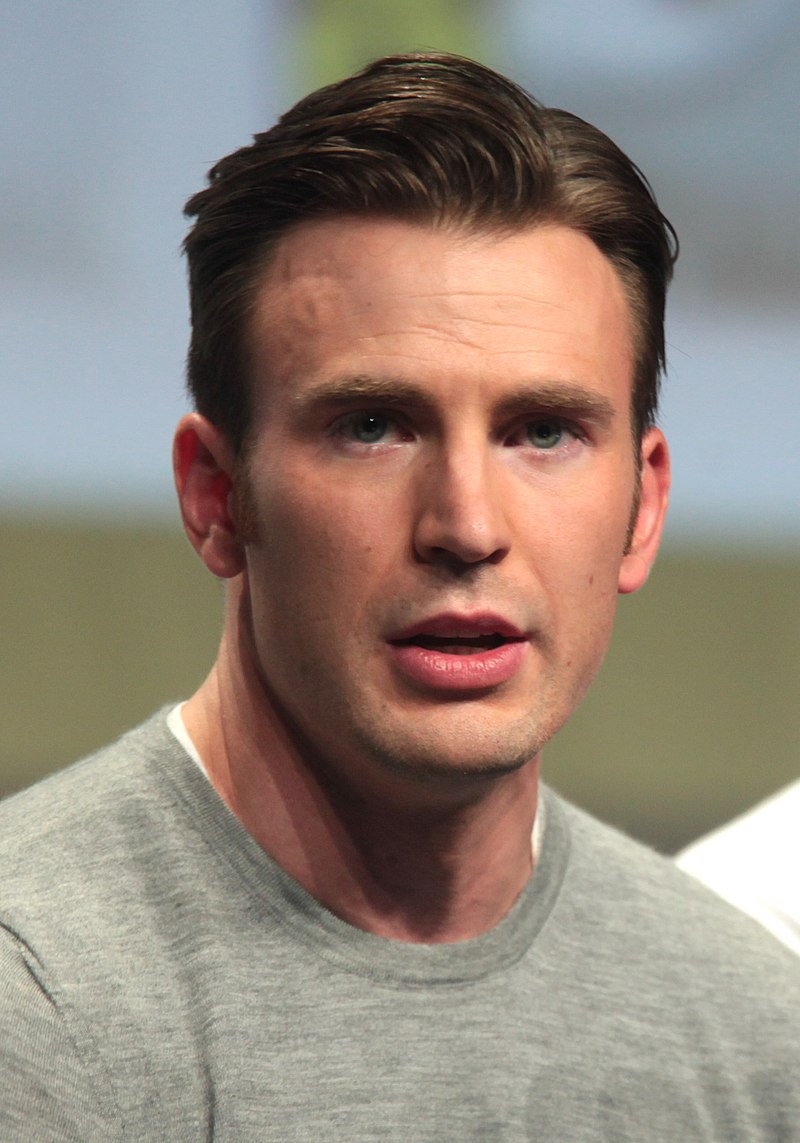
#> input picture data/testimage.jpg, 800 x 1143 px, found by its file name
$ jupyter execute --allow-errors 'Model Pipline.ipynb'   (shell and % lines are left out)
#> lines starting #> are read from the running program, lines starting #| are printed output that depends on the picture; pictures that were not available may be replaced by others from this repository, and a replacement may not be noted
[cell 1]
import numpy as np
import pandas as pd
import cv2
import matplotlib.pyplot as plt
import pickle
import sklearn

[cell 2]
#load all models
haar = cv2.CascadeClassifier('./model/haarcascade_frontalface_default.xml')

#pickle files
mean = pickle.load(open('./model/mean_preprocess.pickle', 'rb'))
#> (reads Module-2/model/mean_preprocess.pickle from the repository)
model_svm = pickle.load(open('./model/model_svm.pickle', 'rb'))
#> (reads Module-2/model/model_svm.pickle from the repository)
#> (the rest of this cell did not finish here and is left out)

[cell 3]
gender_pre = ['Male', 'Female']
font = cv2.FONT_HERSHEY_SIMPLEX

[cell 4]
#test data
test_data_path = 'testimage.jpg'
color = 'bgr'
img = cv2.imread(test_data_path)
#> img is the input picture: shape (1143, 800, 3); mean B, G, R 122.8, 133.6, 146.4

[cell 5]
plt.imshow(img)

[cell 6]
def pipeline_model(img, color='rgb'):
#> called with color = 'rgb'
    if color == 'bgr':
        gray = cv2.cvtColor(img, cv2.COLOR_BGR2GRAY)
    else:
        gray = cv2.cvtColor(img, cv2.COLOR_RGB2GRAY)
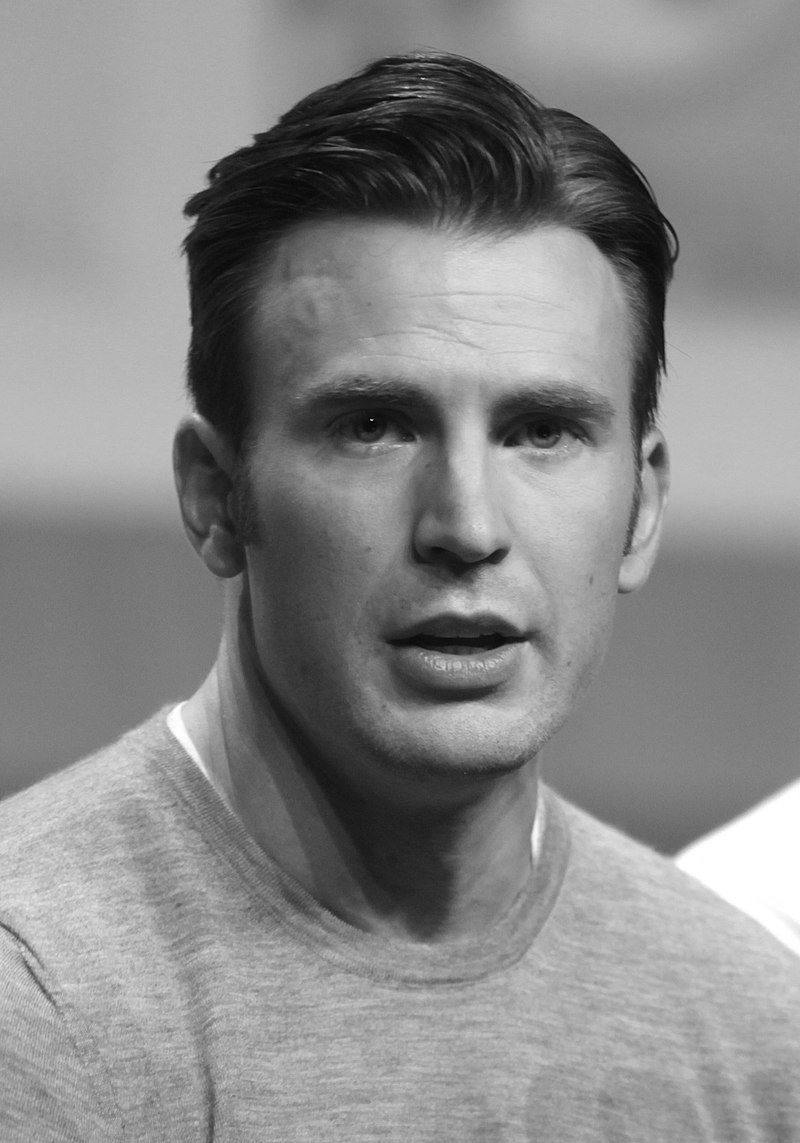
#> gray: shape (1143, 800); min 0, max 255, mean 136.2
    faces = haar.detectMultiScale(gray, 1.5, 3)
#> faces = [[143, 185, 615, 615]]

    for x,y,w,h in faces:
        cv2.rectangle(img, (x,y), (x+w, y+h), (0,255,0),2)
        roi = gray[y:y+h, x:x+w]
        roi = roi/255

        if roi.shape[1] > 100:
            roi_resize =cv2.resize(roi, (100,100), cv2.INTER_AREA)
        else:
            roi_resize = cv2.resize(roi, (100,100), cv2.INTER_CUBIC)

        roi_reshape = roi_resize.reshape(1,10000)
        roi_mean = roi_reshape - mean
        eigen_image = model_pca.transform(roi_mean)
        results = model_svm.predict_proba(eigen_image)[0]

        predict = results.argmax()
        score = results[predict]

        text = "%s : %0.2f"%(gender_pre[predict],score)
        cv2.putText(img, text, (x,y), font,1, (0,255,0), 2)
#> this loop made 1 pass
#> pass 1, in pipeline_model, `roi = gray[y:y+h, x:x+w]`:
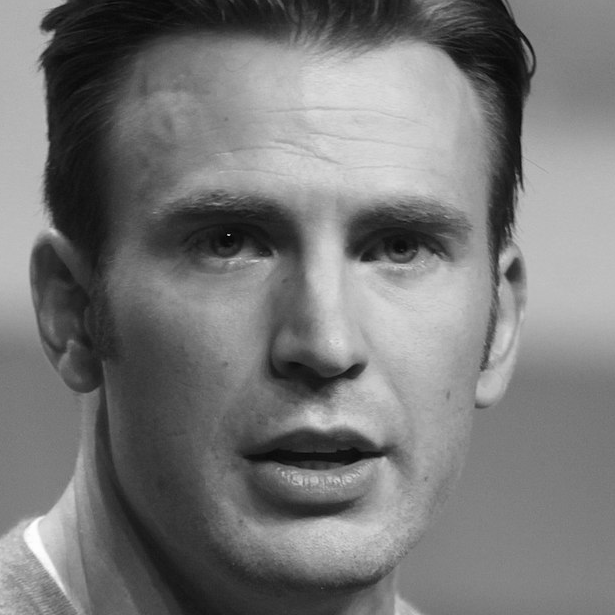
#> roi: shape (615, 615); min 0, max 254, mean 119.5
#> pass 1, in pipeline_model, `roi_resize =cv2.resize(roi, (100,100), cv2.INTER_AREA)`:
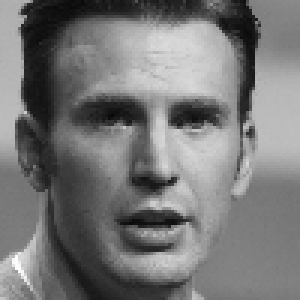
#> roi_resize: shape (100, 100) float64 (shown 3 times larger); min 0.0306, max 0.992, mean 0.468
#> after the loop:
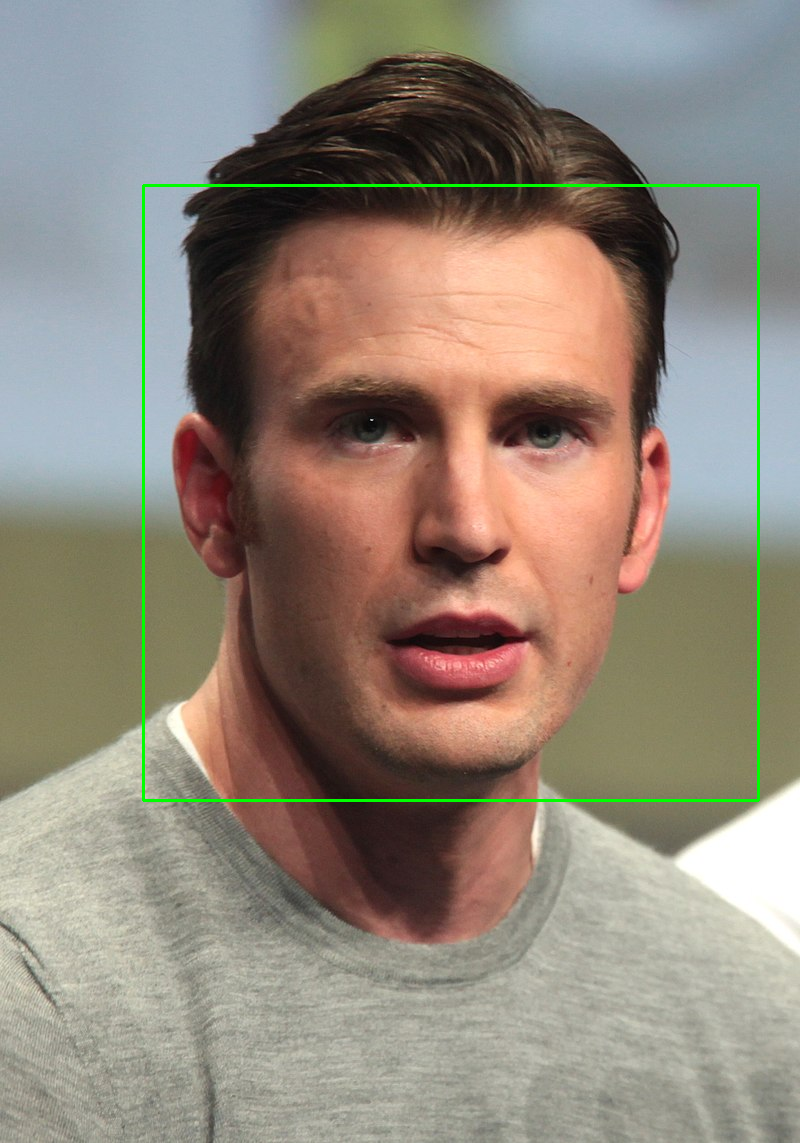
#> img: shape (1143, 800, 3); mean R, G, B 145.4, 134.7, 121.9

    return img

#> (a cell that did not finish here is left out)

#> (a cell that did not finish here is left out)

[cell 9]
from PIL import Image
import matplotlib.image as mat_image

test_data_path = 'testimage.jpg'

color = 'bgr'

img = Image.open(test_data_path)
img = np.array(img)
#> (the rest of this cell did not finish here and is left out)

[cell 10]
cap = cv2.VideoCapture('late-for-work.mp4')
while True:
    ret, frame = cap.read()
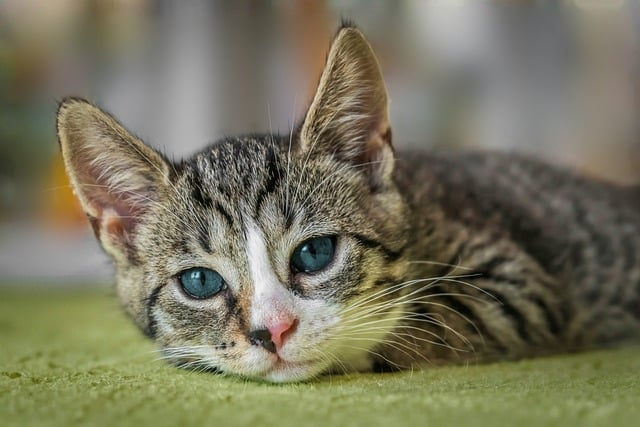
#> input picture data/cat.jpg, 640 x 427 px, given in place of late-for-work.mp4, which was not available
#> frame is the input picture: shape (427, 640, 3); mean B, G, R 93.2, 116.1, 119.1
    if ret == False:
        break
    frame = pipeline_model(frame, color='bgr')
#> call 2 of pipeline_model, with color = 'bgr'
#> in pipeline_model (call 2), `gray = cv2.cvtColor(img, cv2.COLOR_BGR2GRAY)`:
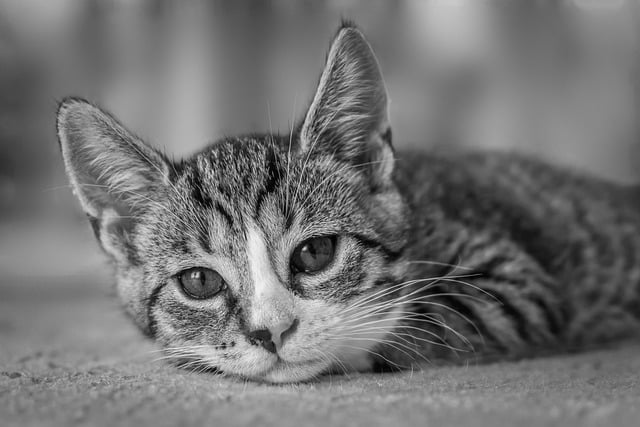
#> gray: shape (427, 640); min 0, max 249, mean 114.4
#> in pipeline_model (call 2), `faces = haar.detectMultiScale(gray, 1.5, 3)`: faces = ()
    cv2.imshow('Gender Detector', frame)
    if cv2.waitKey(1) == ord('s'):
#> (key Esc is pressed here)
        break
cv2.destroyAllWindows()
cap.release()
